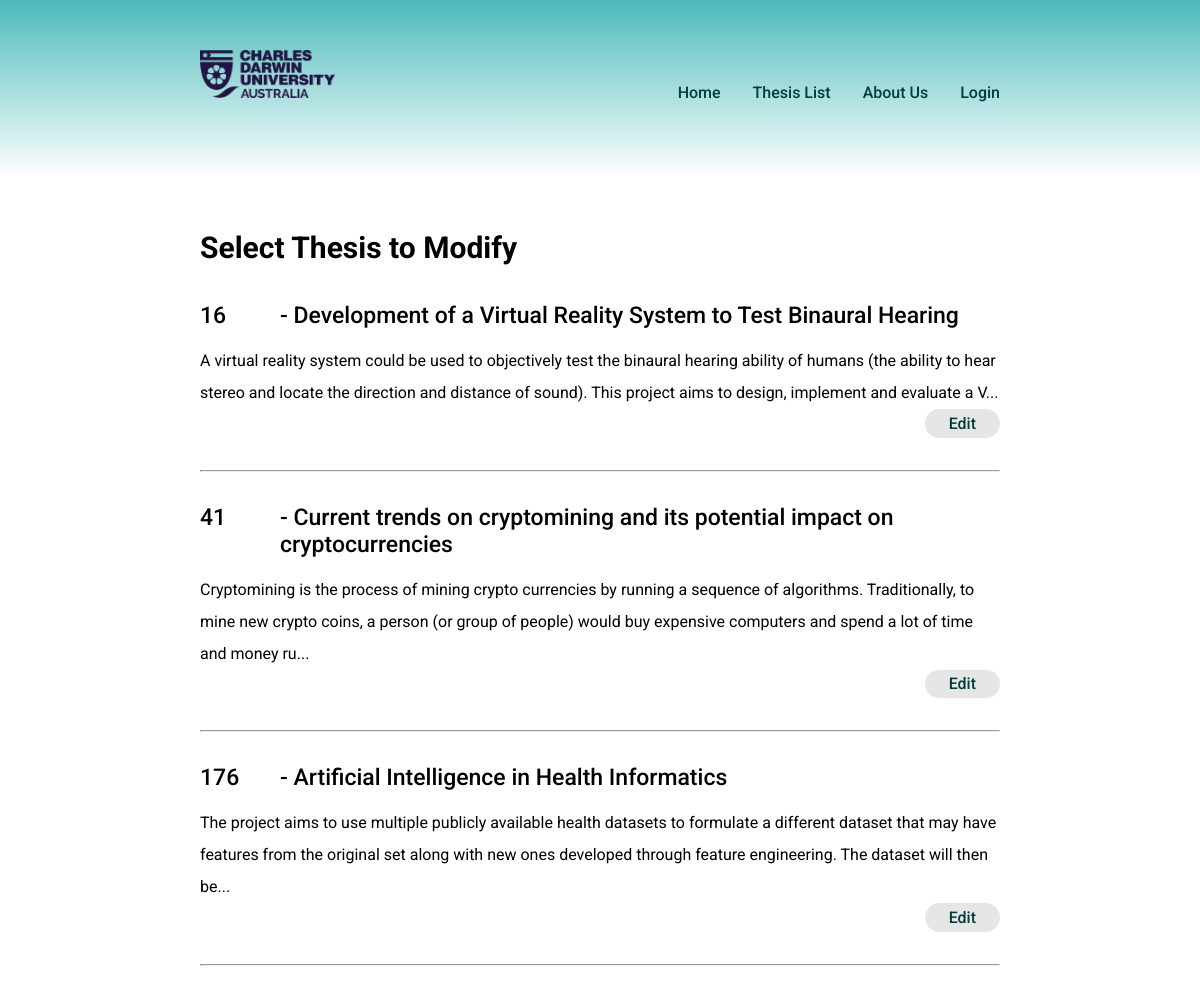
The app's page /modify/ (upper part), older data.
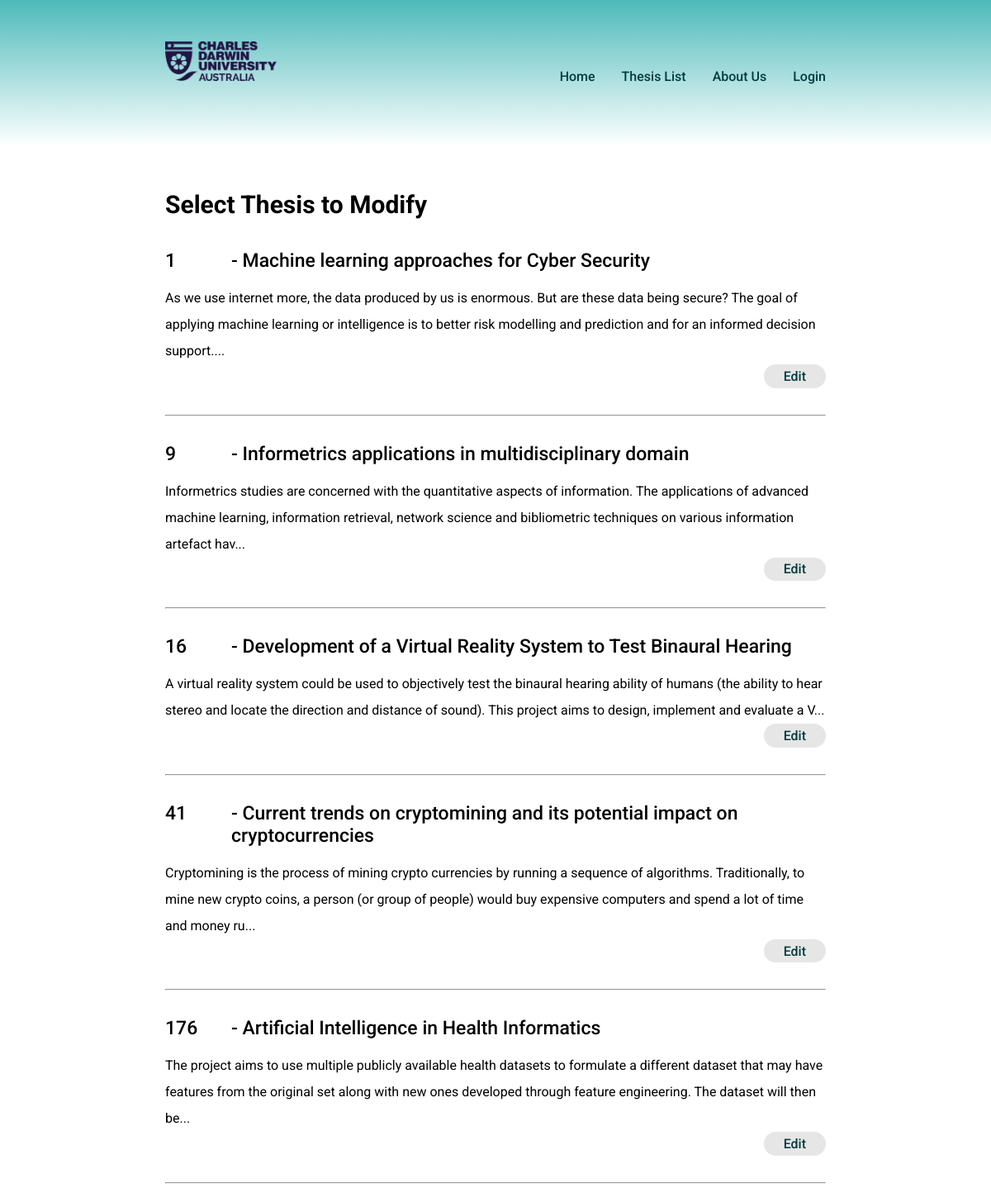
The same page, newer data.
### main/models.py (models this page shows, shortened)
class Thesis(models.Model):
    topic_number = models.IntegerField(
        validators=[
            MinValueValidator(0),
            MaxValueValidator(1000),
        ],
        verbose_name='Thesis Number',
        primary_key=True,
    )
    title = models.CharField(max_length=100, verbose_name='Thesis Title',)
    description = models.TextField(verbose_name='Thesis Description')
    category = models.ForeignKey(Category, on_delete=models.PROTECT, verbose_name='Category Name')
    supervisor = models.ForeignKey(Supervisor, on_delete= models.PROTECT, verbose_name='Supervisor Name')
    course = models.ManyToManyField(Course, verbose_name='Course Name')
    campus = models.ManyToManyField(Campus, verbose_name='Campus Name',)
    date_created = models.DateTimeField(auto_now_add=True, verbose_name = 'Date Created')
    last_edited = models.DateTimeField(auto_now=True, verbose_name = 'Date Edited')
    group_taker_limit = models.IntegerField(
        validators=[
            MinValueValidator(0),
            MaxValueValidator(20),
        ],
        verbose_name='Number Limit of group takers',
        null = True
    )

### main/views.py (the view, shortened to what this page needs)
# urls.py: path('modify/', views.modify, name='modify'),
def modify(request, topic_number=None):
    if topic_number is None:
        thesis = Thesis.objects.all()
        context = {
            'thesis': thesis,
            'edit_menu': True,
        }
        return render(request, "main/modify.html", context)

### main/templates/main/modify.html (shortened to what this page needs)
{% extends "main/base.html" %}
{% block main_body %}
    {% if edit_menu is True %}
        <h2>Select Thesis to Modify</h2>
        {% for thesis in thesis %}
            <section class=thesis-modify-container>
                <div class='thesis-title-container'>
                    <h3 class="topic_number">{{ thesis.topic_number }}</h3>
                    <h3>- {{ thesis.title }}</h3>
                </div>
                <p class="thesis-description">{{ thesis.description }}</p>
                <div class="modify-link-alignment">
                    <a class="modify-link" href="{% url 'modify' thesis.topic_number %}">Edit</a>
                </div>
            </section>
            <hr>
        {% endfor %}
    {% endif %}
{% endblock %}

Row changes from the older to the newer data that the page shows:
added Thesis: topic_number "1", title "Machine learning approaches for Cyber Security", description "As we use internet more, the data produced by us is enormous. But are these data being secure? The goal of applying machine learning or intelligence is to better risk modelling and prediction and for an informed decision support...."
added Thesis: topic_number "9", title "Informetrics applications in multidisciplinary domain", description "Informetrics studies are concerned with the quantitative aspects of information. The applications of advanced machine learning, information retrieval, network science and bibliometric techniques on various information artefact hav..."
